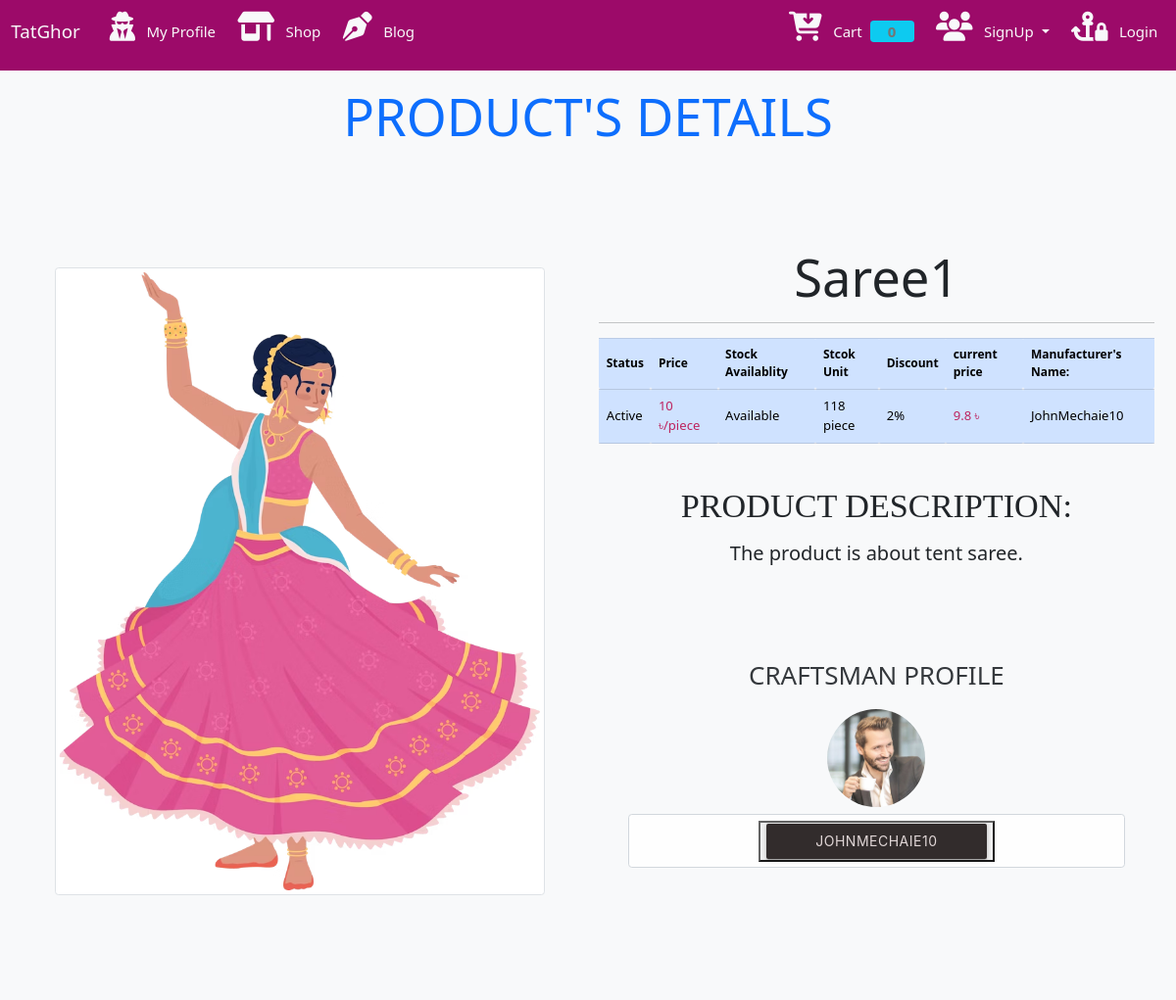
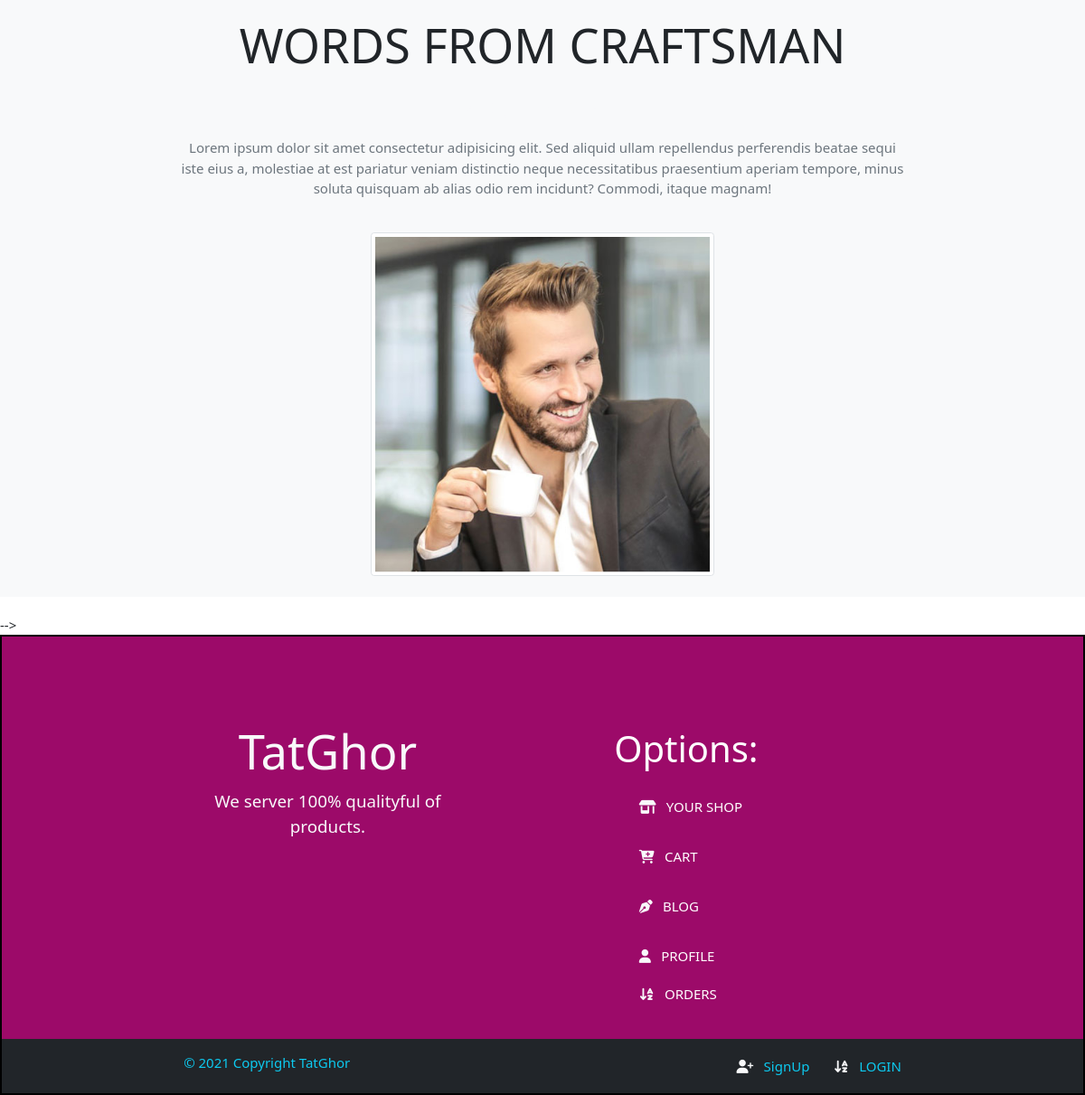
/viewPro/10, run on the app's committed database (2 pictures, top to bottom).
### Store/models/products.py (models this page shows, shortened)
class Product(models.Model):
    name = models.CharField(max_length=50)
    category = models.ForeignKey(Category, on_delete=models.CASCADE,  default=1)
    unit= models.ForeignKey(Unit_Type, on_delete=models.CASCADE,  default='piece')
    Unit_price = models.IntegerField(default=0)
    discount_status = models.BooleanField(default=False)
    discount_value = models.IntegerField(default=0)
    quantity = models.IntegerField(default=0)
    description = models.CharField(max_length=200, default='', null=True, blank=True)
    image = models.ImageField(upload_to = 'upload/productsImg/')
    Manufacturer = models.ForeignKey(User, limit_choices_to= { 'groups__name': 'Manufacturer'}, on_delete=models.CASCADE, default=1)

### Store/models/unit_type.py (models this page shows)
class Unit_Type(models.Model):
    unit_name = models.CharField(max_length=50)
    def __str__(self):
        return self.unit_name

### Store/models/userprofile.py (models this page shows, shortened)
class UserProfile(models.Model):
    user = models.OneToOneField(User, on_delete=models.CASCADE, null=True)
    address = models.TextField(max_length=300, blank=True, default='')
    national_id_no = models.CharField(max_length=50)
    phone = models.CharField(max_length=20)
    image = models.FileField(default = 'upload/pkrishokImage/blank.png', upload_to = 'upload/pkrishokImage/', blank=True)
    national_id = models.FileField(default= 'upload/IDImage/blank.png',upload_to = 'upload/IDImage/', blank=True)

### Store/views.py (the view)
# urls.py: path('viewPro/<int:pk>', ViewProduct.as_view(), name='productDetails'),
class ViewProduct(DetailView):
    queryset = Product.objects.all()
    products = Product.get_all_products()
    template_name = 'store/pro_details.html'

### Store/templatetags/cart.py (called while the page is built)
@register.filter(name='discount_price')
def discount_price(product):
    product_price = product.Unit_price
    dicount = product.discount_value
    if dicount != 0:
        calc = (product_price * dicount)/100
        result = product_price - calc
    else:
        result = product.Unit_price
    return result

### Store/templatetags/custom_filter.py (called while the page is built)
@register.filter(name="currency")
def currency(price):
    return str(price)+" ৳"

@register.filter(name="available")
def available(number):
    if number == 1:
        return ' Only "1" product is available on stock'
    elif number==2:
        return ' Only "2" are available on stock'
    elif number == 3:
        return 'Only "3" products are available on stock'
    elif number > 3:
        return "Available"
    else:
        return 'Not Available'

### templates/store/pro_details.html (shortened to what this page needs)
{% extends 'store/base.html' %}
{% block content %}
{% load cart %}
{% load custom_filter %}
    <div class="container-fluid bg-light text-center line-height-3 m-0">
        <div class="row  ">
            <div class="col-lg-12 col-sm-12 ">
                <h4 class="display-4  text-center text-primary text-uppercase">Product's Details</h4>
            </div>
        </div>
        <div class="row  py-5 mt-0" style="">
            <div class="col-lg-6 col-sm-12 ">
                <img class="  d-block mx-auto img-thumbnail my-4 my-lg-5 rounded img-fluid" src="{{object.image.url}}" alt="Image" height="400px" width="500px">
            </div>
            <div class=" col-sm-12 col-lg-6 text-center " style="">
                <p class="display-4 text-dark mt-4">{{object.name}}</p>
                <hr>
                <table class=" small table table-bordered table-hover mt-3 text-center table-primary p-3">
                    <thead>
                        <tr>
                            <th>Status</th>
                            <th>Price</th>
                            <th>Stock Availablity</th>
                            <th>Stcok Unit</th>
                            <th>Discount</th>
                            <th>current price</th>
                            <th>Manufacturer's Name:</th>
                        </tr>
                    </thead>
                    <tbody>
                        <tr>
                            <td>Active</td>
                            <td style="color: rgb(189, 36, 95); font-weight: 500;">{{object.Unit_price|currency}}/{{object.unit}}</td>
                            <td>{{object.quantity|available}}</td>
                            <td>{{object.quantity}} {{object.unit}}</td>
                            <td>{{object.discount_value}}%</td>
                            <td style="color: rgb(189, 36, 95); font-weight: 500;">{{object|discount_price|currency}}</td>
                            <td>{{object.Manufacturer.username}}</td>
                        </tr>
                    </tbody>
                </table>
               <h4 class=" mt-5  text-dark text-uppercase" style="font-family:  Montserrat;">Product Description:</h4>
               <p class="lead mt-2 text-dark" style="font-size:20px ; font-weight: 300; ">{{object.description}}</p>
               <div class="row mt-5 text-dark p-3">
                <div class="col-lg-12  p-3" id="change">
                    <p class=" text-dark lead text-uppercase text-left my-3" style="font-size: 26px; margin-top: 89px;  font-weight: 200;">
                        Craftsman Profile
                    </p>
                    <img src="{{object.Manufacturer.userprofile.image.url}}" alt="picture" style="max-height:100px; max-width:50%; " class="rounded-circle img-fluid  ">
                    <form action="" method="POST" class="form-control  mt-2">
                <button type="submit"  style="width: 50%; outline: none;">
                <a href="{% url 'farmerDetails' object.Manufacturer.id %}" class="btn btn-info" style=" color: rgb(222, 211, 211); width: 100%; background-color: rgb(29, 22, 22);">{{object.Manufacturer.username}}</a>
                </button>
                    </form>
                </div>
               </div>
            </div>
        </div>
        <div class="row  text-light">
                <div class="container">
                    <h4 class="display-4 my-3 text-dark text-uppercase">Words from Craftsman </h4>
                    <h6 class=" p-3 mb-2 text-uppercase">Name: {{object.Manufacturer.username}} </h6>
                    <p class="text-muted text-info ">Lorem ipsum dolor sit amet consectetur adipisicing elit. Sed aliquid ullam repellendus perferendis beatae sequi iste eius a, molestiae at est pariatur veniam distinctio neque necessitatibus praesentium aperiam tempore, minus soluta quisquam ab alias odio rem incidunt? Commodi, itaque magnam!
                    </p>
                        <img src="{{object.Manufacturer.userprofile.image.url}}" alt="picture" style="max-height:380px; " class="rounded img-fluid img-thumbnail my-4">
                </div>
        </div>
    </div> -->
{% endblock %}

### templates/store/pro_details.html (style rules this page uses)
#change { opacity: 0.9; }
th { font-size: 12px; }

### templates/store/footer.html (style rules this page uses)
a { text-decoration: none; color:aliceblue; }

### data on the page
Product: image (picture), name "Saree1", Unit_price "10 ৳", unit "piece", quantity|available "Available", quantity "118", discount_value "2", Unit_price+discount_value "9.8 ৳", Manufacturer.username "JohnMechaie10", description "The product is about tent saree.", Manufacturer.userprofile.image (picture), Manufacturer.username "JOHNMECHAIE10"

### other printed values
{{ request.session.cart.keys|length }} "0"
